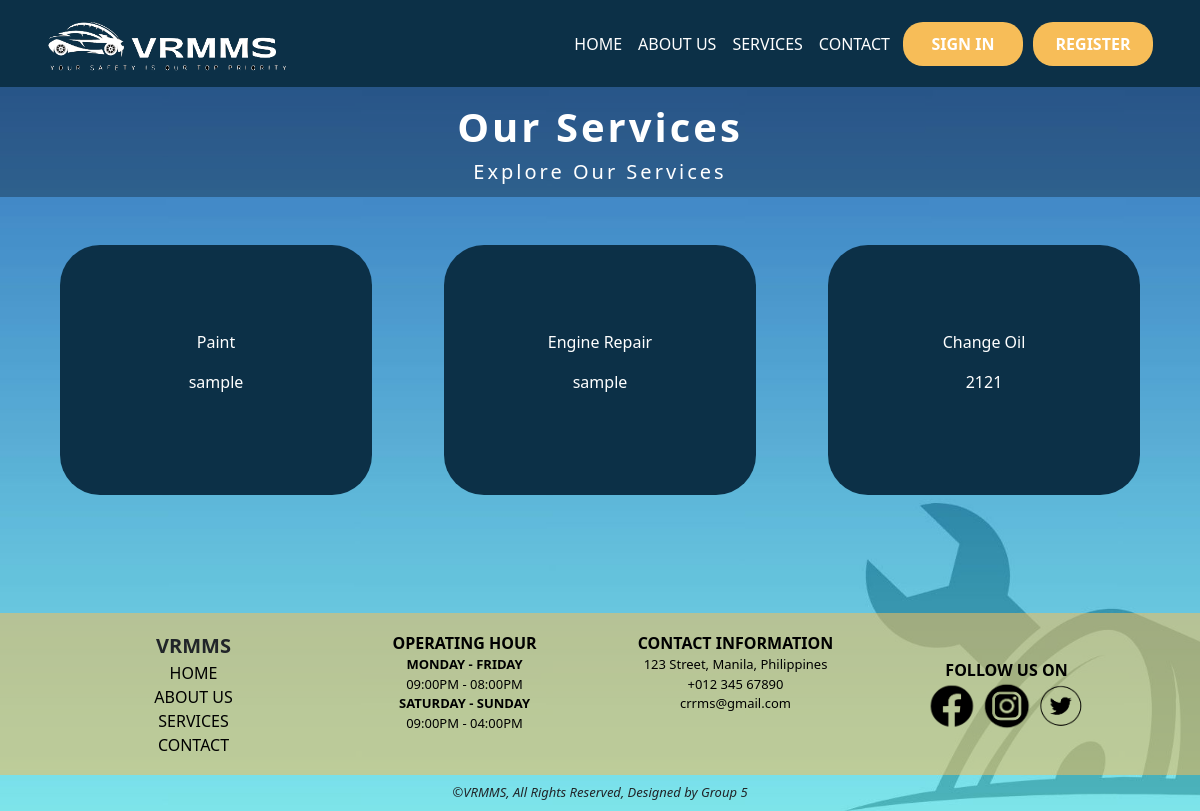
The app's page /services.php, older data.
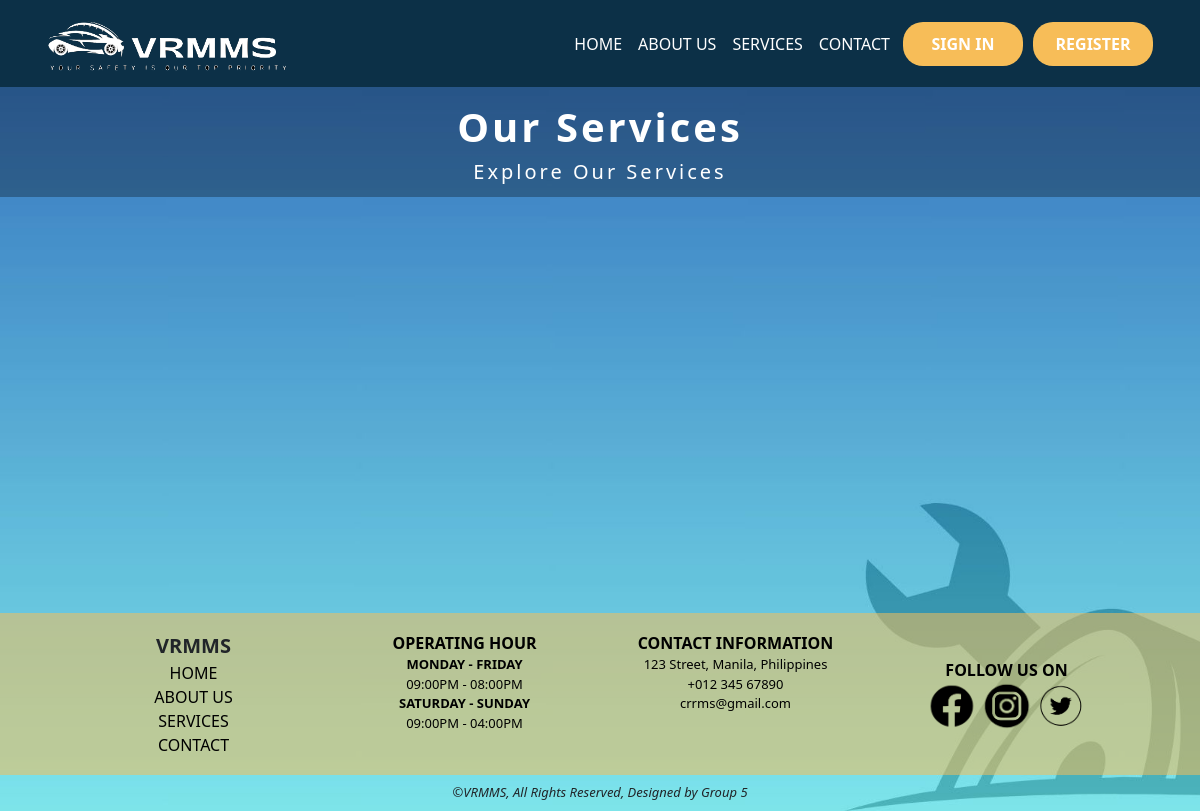
The same page, newer data.
### tables this page shows
CREATE TABLE `services_offer` (
  `service_id` int(11) NOT NULL,
  `service_name` varchar(100) DEFAULT NULL,
  `description` text NOT NULL,
  `type` varchar(20) NOT NULL,
  `status` varchar(20) NOT NULL
);

### services.php (the view, shortened to what this page needs)
<!DOCTYPE html>
<html lang="en">
<head>
     <link href="https://cdn.jsdelivr.net/npm/bootstrap@5.3.0/dist/css/bootstrap.min.css" rel="stylesheet">
     <link rel="stylesheet" href="CSS/bg-style-a.css">
     <link rel="stylesheet" href="CSS/style.css">
</head>
<body>
     <?php include "common/navbar.php" ?>
     <div>
          <div class="head-section">
               <p class="m-0">Our Services</p>
               <p style="font-size: 20px; font-weight: 200; margin: 0px;">Explore Our Services</p>
          </div>
          <div class="row m-2 p-3" style="min-height: 400px;">
               <?php
               $query = "SELECT * FROM services_offer WHERE status = 'Active'";
               $result = mysqli_query($con, $query);
               if ($result) {
                   while ($row = mysqli_fetch_assoc($result)) {
                       echo '<div class="col-xl-4 col-lg-6 col-12">';
                       echo '<div>';
                       echo '<div class="m-4 box-section d-flex justify-content-center align-items-center">';
                       echo '<div class="">';
                       echo '<p>' . $row['type'] . '</p>';
                       echo '<p class="fw-lighter">' . $row['description'] . '</p>';
                       echo '</div>';
                       echo '</div>';
                       echo '</div>';
                       echo '</div>';
                   }
               } else {
                   echo 'Error: ' . mysqli_error($con);
               }
               ?>
          </div>
     </div>
     <?php include "common/footer.php"?>
</body>
</html>

Row changes from the older to the newer data that the page shows:
removed services_offer: type "Paint", description "sample"
removed services_offer: type "Engine Repair", description "sample"
removed services_offer: type "Change Oil", description "2121"
